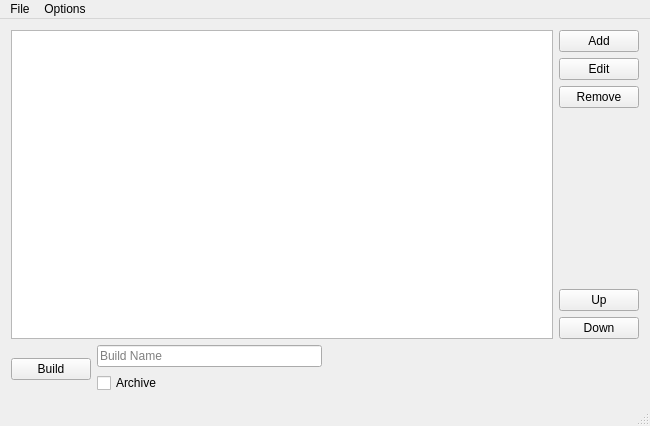
<?xml version="1.0" encoding="UTF-8"?>
<ui version="4.0">
 <class>MainWindow</class>
 <widget class="QMainWindow" name="MainWindow">
  <property name="geometry">
   <rect>
    <x>0</x>
    <y>0</y>
    <width>650</width>
    <height>426</height>
   </rect>
  </property>
  <property name="windowTitle">
   <string>Unity Build Manager</string>
  </property>
  <widget class="QWidget" name="centralWidget">
   <layout class="QGridLayout" name="gridLayout">
    <item row="0" column="0" rowspan="6" colspan="3">
     <widget class="QListWidget" name="listWgt"/>
    </item>
    <item row="0" column="3">
     <widget class="QPushButton" name="addBtn">
      <property name="text">
       <string>Add</string>
      </property>
     </widget>
    </item>
    <item row="1" column="3">
     <widget class="QPushButton" name="editBtn">
      <property name="text">
       <string>Edit</string>
      </property>
     </widget>
    </item>
    <item row="2" column="3">
     <widget class="QPushButton" name="removeBtn">
      <property name="text">
       <string>Remove</string>
      </property>
     </widget>
    </item>
    <item row="3" column="3">
     <spacer name="verticalSpacer">
      <property name="orientation">
       <enum>Qt::Vertical</enum>
      </property>
      <property name="sizeHint" stdset="0">
       <size>
        <width>20</width>
        <height>140</height>
       </size>
      </property>
     </spacer>
    </item>
    <item row="4" column="3">
     <widget class="QPushButton" name="upBtn">
      <property name="text">
       <string>Up</string>
      </property>
     </widget>
    </item>
    <item row="5" column="3">
     <widget class="QPushButton" name="downBtn">
      <property name="text">
       <string>Down</string>
      </property>
     </widget>
    </item>
    <item row="6" column="0" rowspan="2">
     <widget class="QPushButton" name="buildBtn">
      <property name="text">
       <string>Build</string>
      </property>
     </widget>
    </item>
    <item row="6" column="1">
     <widget class="QLineEdit" name="buildNameTxt">
      <property name="placeholderText">
       <string>Build Name</string>
      </property>
     </widget>
    </item>
    <item row="6" column="2">
     <spacer name="horizontalSpacer">
      <property name="orientation">
       <enum>Qt::Horizontal</enum>
      </property>
      <property name="sizeHint" stdset="0">
       <size>
        <width>219</width>
        <height>20</height>
       </size>
      </property>
     </spacer>
    </item>
    <item row="7" column="1">
     <widget class="QCheckBox" name="archiveBuildsCb">
      <property name="toolTip">
       <string>Package Builds in ZIP Archives</string>
      </property>
      <property name="text">
       <string>Archive</string>
      </property>
     </widget>
    </item>
   </layout>
  </widget>
  <widget class="QMenuBar" name="menuBar">
   <property name="geometry">
    <rect>
     <x>0</x>
     <y>0</y>
     <width>650</width>
     <height>27</height>
    </rect>
   </property>
   <widget class="QMenu" name="menuFile">
    <property name="title">
     <string>File</string>
    </property>
    <addaction name="actionNew"/>
    <addaction name="actionOpen"/>
    <addaction name="actionSave"/>
    <addaction name="actionExit"/>
   </widget>
   <widget class="QMenu" name="menuOptions">
    <property name="title">
     <string>Options</string>
    </property>
    <addaction name="actionChange_Unity_Path"/>
    <addaction name="actionSet_Current_As_Default"/>
   </widget>
   <addaction name="menuFile"/>
   <addaction name="menuOptions"/>
  </widget>
  <widget class="QStatusBar" name="statusBar"/>
  <action name="actionNew">
   <property name="text">
    <string>New</string>
   </property>
   <property name="shortcut">
    <string>Ctrl+N</string>
   </property>
  </action>
  <action name="actionOpen">
   <property name="text">
    <string>Open</string>
   </property>
   <property name="shortcut">
    <string>Ctrl+O</string>
   </property>
  </action>
  <action name="actionSave">
   <property name="text">
    <string>Save</string>
   </property>
   <property name="shortcut">
    <string>Ctrl+S</string>
   </property>
  </action>
  <action name="actionExit">
   <property name="text">
    <string>Exit</string>
   </property>
  </action>
  <action name="actionChange_Unity_Path">
   <property name="text">
    <string>Change Unity Path</string>
   </property>
  </action>
  <action name="actionSet_Current_As_Default">
   <property name="text">
    <string>Set Current As Default</string>
   </property>
  </action>
 </widget>
 <layoutdefault spacing="6" margin="11"/>
 <resources/>
 <connections/>
</ui>
